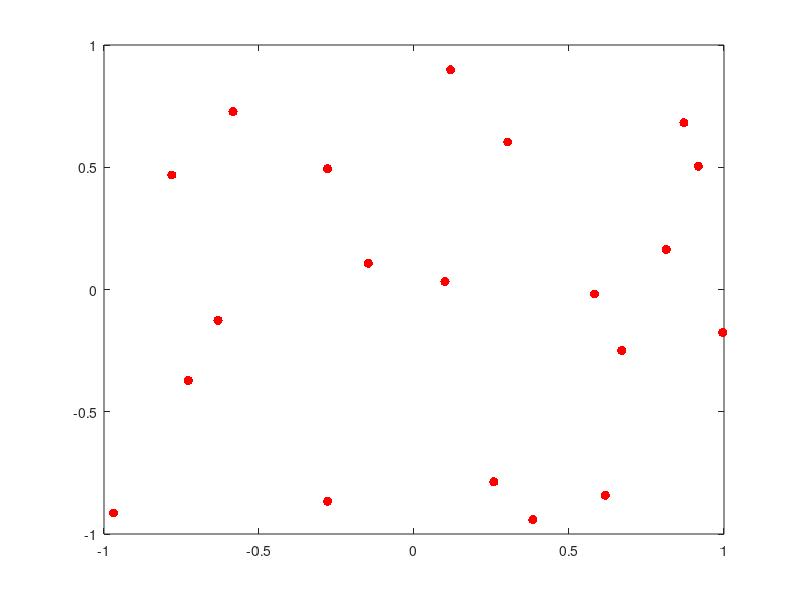

Here is the MATLAB script that generated this plot: (Note: this script raises an error after producing the figure.)
% Travelling salesman problem
% Create random city distribution
n=20;
x=random('unif',-1,1,n,1)
y=random('unif',-1,1,n,1)
gam=1;
mu=sign(x);
% End up where you start
x=[x' x(1)]'; 
y=[y' y(1)]'; 
mu=[mu' mu(1)]'; 
figure(1); hold off; g=plot(x,y,'.r'); set(g,'MarkerSize',20);
c0=cost(x,y,mu,gam)
k=1;
nt=50;
nr=200;
cp=zeros(nr,nt);
iran=inline('round(random(d,1.5001,n+0.4999))','d','n');
for i=1:nt   
    T=1.0 -(i-1)/nt
    for j=1:nr
        % switch two random cities
        ic1=iran('unif',n);
        ic2=iran('unif',n);
        xs=x(ic1); ys=y(ic1); ms=mu(ic1);
        x(ic1)=x(ic2); y(ic1)=y(ic2); mu(ic1)=mu(ic2);
        x(ic2)=xs; y(ic2)=ys; mu(ic2)=ms;
        p=random('unif',0,1);
        c=cost(x,y,mu,gam);
        if (c < c0 | p < exp(-(c-c0)/(k*T)))
            % accept
            c0=c;
        else
            % reject and switch back
            xs=x(ic1); ys=y(ic1); ms=mu(ic1);
            x(ic1)=x(ic2); y(ic1)=y(ic2); mu(ic1)=mu(ic2);
            x(ic2)=xs; y(ic2)=ys; mu(ic2)=ms;
            c=c0;
        end
        cp(j,i)=c0;
    end
    figure(2)
    plot(reshape(cp,nt*nr,1)); drawnow;
    figure(1); hold off; g=plot(x,y,'.r'); set(g,'MarkerSize',20); 
    hold on; plot(x,y,'b'); g=plot(x(1),y(1),'.g'); set(g,'MarkerSize',30);
    p=plot([0 0],[-1 1],'r--'); set(g,'LineWidth',2);
    drawnow;
end

            
            
            
        
        

